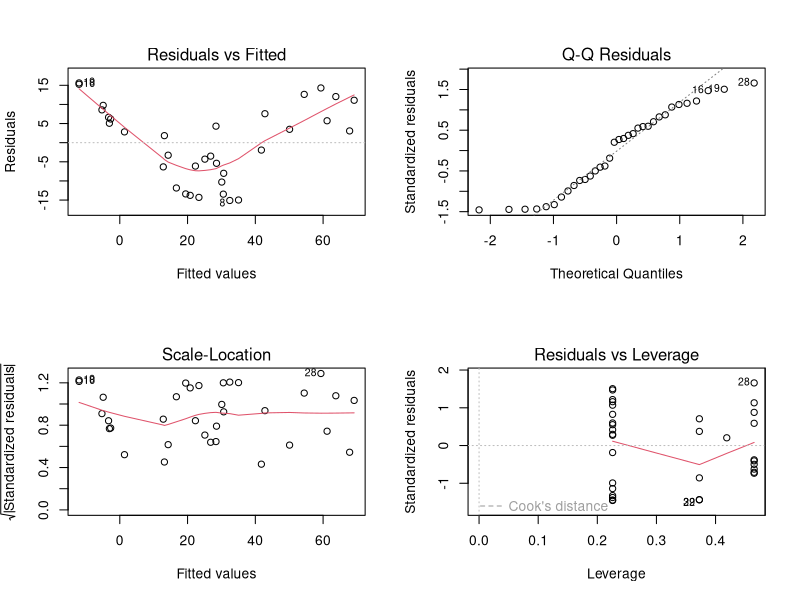
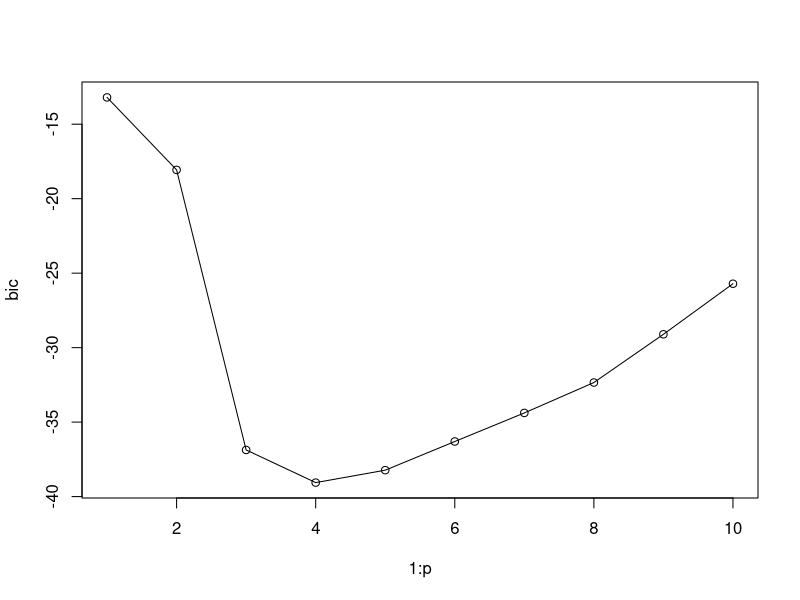
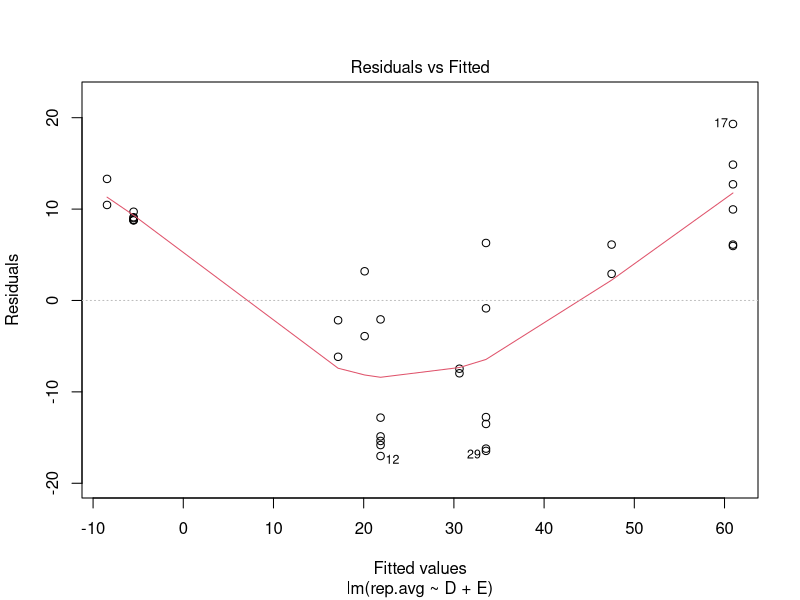
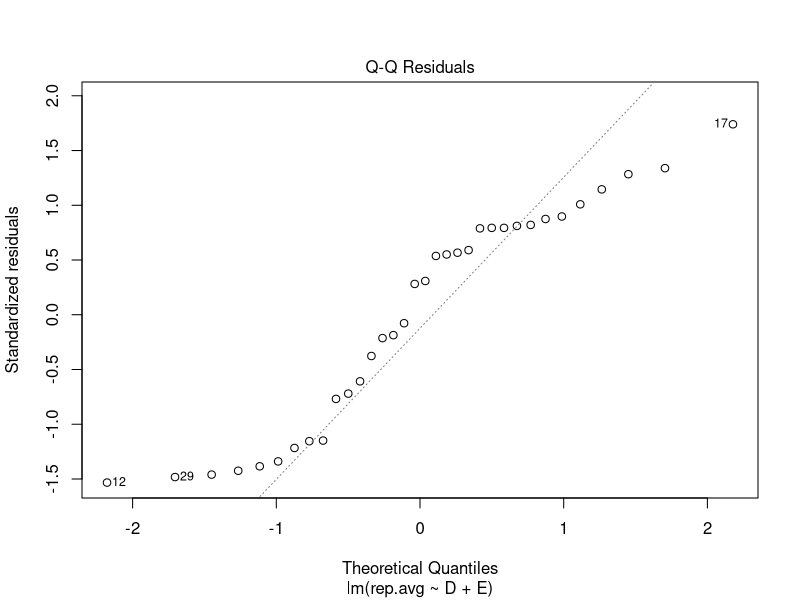
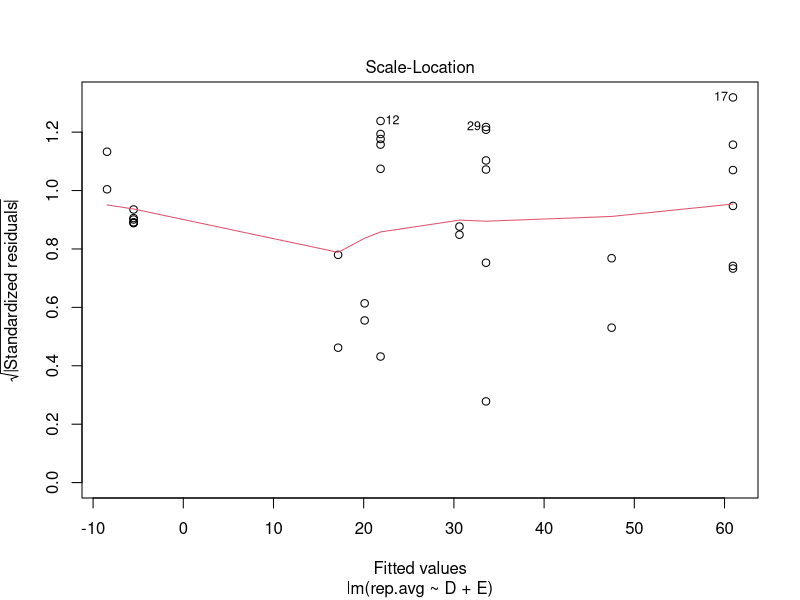
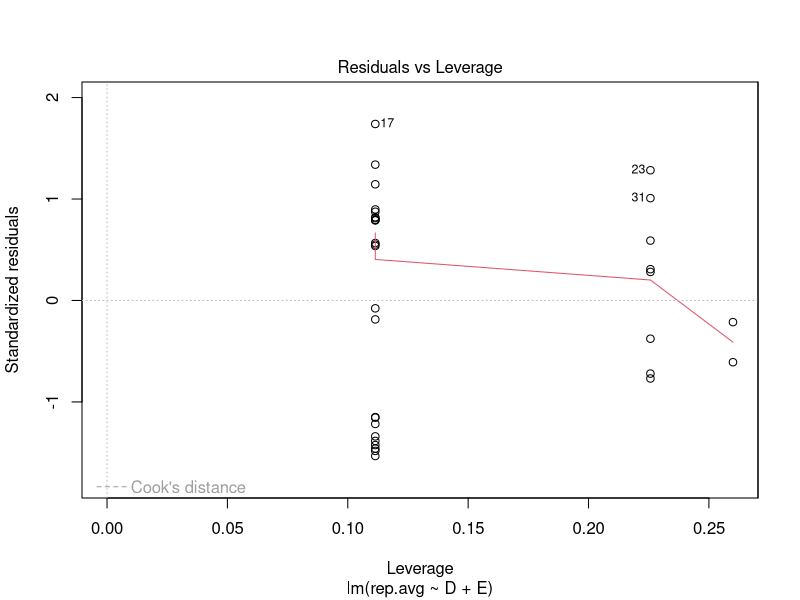
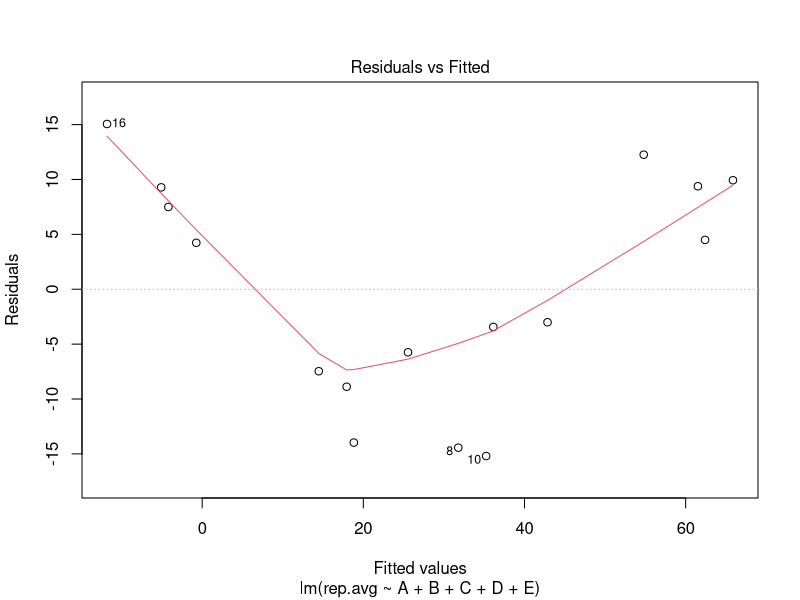
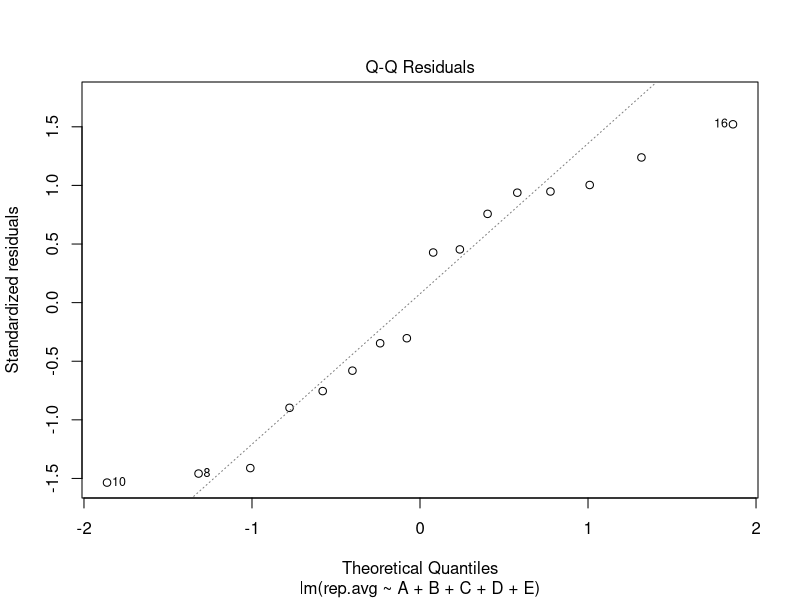

Generate these figures, in order, with R:
## ---- chunk 1
library(leaps)
library(car)
setwd("~/vmshare/ucla/classes/stats101b")
herpes <- read.table("hsv34.txt")
herpes$rep.avg <- (herpes$rep1 + herpes$rep2) / 2
cols <- c("A" ,"B", "C", "D", "E")
herpes[cols] <- lapply(herpes[cols], factor)

herpes16 <- herpes[1:16,]
herpes18 <- herpes[-(1:16),]
## ---- chunk 2
m1 <- lm(rep.avg ~ A + B + C + D + E, herpes)
summary(m1)
par(mfrow=c(2,2))
plot(m1)

herpes <- herpes[, -c(6,7)]
backwards <- regsubsets(rep.avg ~.,data=herpes,method="backward",nvmax=10)
backwards <- summary(backwards)
bic <- backwards$bic
p <- length(bic)
par(mfrow=c(1,1))
plot(1:p, bic)
lines(1:p, bic)

m2 <- lm(rep.avg ~ D + E, herpes)
plot(m2)
## ---- chunk 3
herpes16 <- herpes[1:16,]
m3 <-  lm(rep.avg ~ A + B + C + D + E, herpes16)
summary(m3)
plot(m3)

backwards <- regsubsets(rep.avg ~. ,data=herpes16 ,method="backward" ,nvmax=10)
backwards <- summary(backwards)
bic <- backwards$bic
p <- length(bic)
par(mfrow=c(1,1))
plot(1:p, bic)
lines(1:p, bic)

m4 <- lm(rep.avg ~ D + E, herpes16)
summary(m4)
plot(m4)
## ---- chunk 4
herpes18 <- herpes[-(1:16),]

m5 <-  lm(rep.avg ~ A + B + C + D + E, herpes18)
summary(m5)
plot(m5)

backwards <- regsubsets(rep.avg ~. ,data=herpes18 ,method="backward" ,nvmax=10)
backwards <- summary(backwards)
bic <- backwards$bic
p <- length(bic)
par(mfrow=c(1,1))
plot(1:p, bic)
lines(1:p, bic)

m6 <- lm(rep.avg ~ D + E, herpes18)
summary(m6)
plot(m6)
